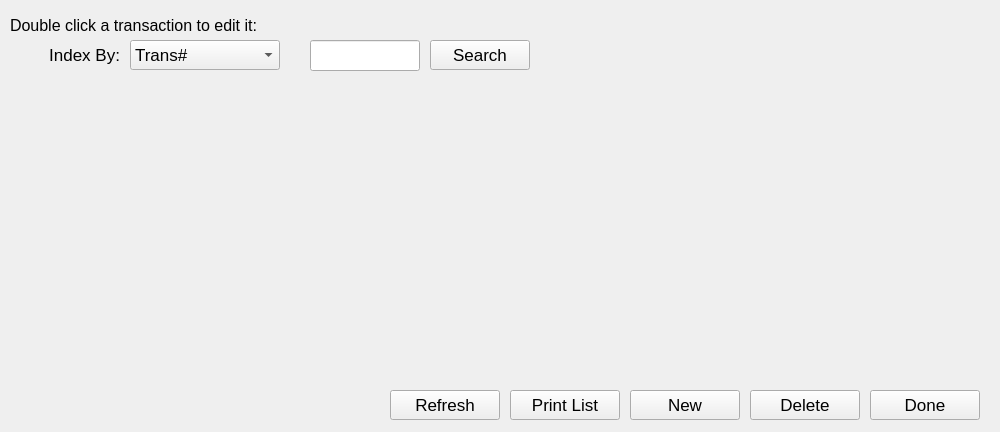
<?xml version="1.0" encoding="UTF-8"?>
<ui version="4.0">
 <class>TransactionBrowser</class>
 <widget class="QDialog" name="TransactionBrowser">
  <property name="windowModality">
   <enum>Qt::ApplicationModal</enum>
  </property>
  <property name="geometry">
   <rect>
    <x>0</x>
    <y>0</y>
    <width>1000</width>
    <height>432</height>
   </rect>
  </property>
  <property name="maximumSize">
   <size>
    <width>1000</width>
    <height>760</height>
   </size>
  </property>
  <property name="font">
   <font>
    <pointsize>13</pointsize>
   </font>
  </property>
  <property name="windowTitle">
   <string>Transaction Browser</string>
  </property>
  <widget class="QLabel" name="textLabel1">
   <property name="geometry">
    <rect>
     <x>10</x>
     <y>10</y>
     <width>848</width>
     <height>30</height>
    </rect>
   </property>
   <property name="font">
    <font>
     <pointsize>12</pointsize>
    </font>
   </property>
   <property name="text">
    <string>Double click a transaction to edit it:</string>
   </property>
   <property name="wordWrap">
    <bool>false</bool>
   </property>
  </widget>
  <widget class="QLabel" name="textLabel1_2">
   <property name="geometry">
    <rect>
     <x>10</x>
     <y>40</y>
     <width>110</width>
     <height>30</height>
    </rect>
   </property>
   <property name="text">
    <string>Index By:</string>
   </property>
   <property name="alignment">
    <set>Qt::AlignRight|Qt::AlignTrailing|Qt::AlignVCenter</set>
   </property>
   <property name="wordWrap">
    <bool>false</bool>
   </property>
  </widget>
  <widget class="QLineEdit" name="searchEdit">
   <property name="geometry">
    <rect>
     <x>310</x>
     <y>40</y>
     <width>110</width>
     <height>31</height>
    </rect>
   </property>
  </widget>
  <widget class="QPushButton" name="searchButton">
   <property name="geometry">
    <rect>
     <x>430</x>
     <y>40</y>
     <width>100</width>
     <height>30</height>
    </rect>
   </property>
   <property name="text">
    <string>Search</string>
   </property>
   <property name="autoDefault">
    <bool>false</bool>
   </property>
  </widget>
  <widget class="QPushButton" name="printTransactionButton">
   <property name="geometry">
    <rect>
     <x>510</x>
     <y>390</y>
     <width>110</width>
     <height>30</height>
    </rect>
   </property>
   <property name="text">
    <string>Print List</string>
   </property>
   <property name="autoDefault">
    <bool>false</bool>
   </property>
  </widget>
  <widget class="QPushButton" name="buttRefresh">
   <property name="geometry">
    <rect>
     <x>390</x>
     <y>390</y>
     <width>110</width>
     <height>30</height>
    </rect>
   </property>
   <property name="text">
    <string>Refresh</string>
   </property>
   <property name="autoDefault">
    <bool>false</bool>
   </property>
  </widget>
  <widget class="Q3Table" name="transactionTable">
   <property name="geometry">
    <rect>
     <x>10</x>
     <y>100</y>
     <width>980</width>
     <height>280</height>
    </rect>
   </property>
   <property name="sizePolicy">
    <sizepolicy hsizetype="Ignored" vsizetype="Ignored">
     <horstretch>0</horstretch>
     <verstretch>0</verstretch>
    </sizepolicy>
   </property>
   <property name="resizePolicy">
    <enum>Q3ScrollView::Manual</enum>
   </property>
   <property name="vScrollBarMode">
    <enum>Q3ScrollView::AlwaysOn</enum>
   </property>
   <property name="numRows">
    <number>0</number>
   </property>
   <property name="numCols">
    <number>10</number>
   </property>
   <property name="sorting">
    <bool>false</bool>
   </property>
   <property name="selectionMode">
    <enum>Q3Table::SingleRow</enum>
   </property>
   <property name="focusStyle">
    <enum>Q3Table::FollowStyle</enum>
   </property>
   <column>
    <property name="text">
     <string>Number</string>
    </property>
   </column>
   <column>
    <property name="text">
     <string>Seller #</string>
    </property>
   </column>
   <column>
    <property name="text">
     <string>Buyer #</string>
    </property>
   </column>
   <column>
    <property name="text">
     <string>Head</string>
    </property>
   </column>
   <column>
    <property name="text">
     <string>Tot Wt.</string>
    </property>
   </column>
   <column>
    <property name="text">
     <string>Avg Wt.</string>
    </property>
   </column>
   <column>
    <property name="text">
     <string>Description</string>
    </property>
   </column>
   <column>
    <property name="text">
     <string>Bid Price</string>
    </property>
   </column>
   <column>
    <property name="text">
     <string>Amount</string>
    </property>
   </column>
   <column>
    <property name="text">
     <string>Pen</string>
    </property>
   </column>
  </widget>
  <widget class="QComboBox" name="indexCombo">
   <property name="geometry">
    <rect>
     <x>130</x>
     <y>40</y>
     <width>150</width>
     <height>30</height>
    </rect>
   </property>
   <item>
    <property name="text">
     <string>Trans#</string>
    </property>
   </item>
   <item>
    <property name="text">
     <string>Seller#</string>
    </property>
   </item>
   <item>
    <property name="text">
     <string>Buyer#</string>
    </property>
   </item>
   <item>
    <property name="text">
     <string>Head</string>
    </property>
   </item>
   <item>
    <property name="text">
     <string>Total Weight</string>
    </property>
   </item>
   <item>
    <property name="text">
     <string>Average Weight</string>
    </property>
   </item>
   <item>
    <property name="text">
     <string>Description</string>
    </property>
   </item>
   <item>
    <property name="text">
     <string>Price</string>
    </property>
   </item>
   <item>
    <property name="text">
     <string>Amount</string>
    </property>
   </item>
   <item>
    <property name="text">
     <string>Pen</string>
    </property>
   </item>
  </widget>
  <widget class="QPushButton" name="buttNew">
   <property name="geometry">
    <rect>
     <x>630</x>
     <y>390</y>
     <width>110</width>
     <height>30</height>
    </rect>
   </property>
   <property name="text">
    <string>New</string>
   </property>
   <property name="autoDefault">
    <bool>false</bool>
   </property>
  </widget>
  <widget class="QPushButton" name="buttDelete">
   <property name="geometry">
    <rect>
     <x>750</x>
     <y>390</y>
     <width>110</width>
     <height>30</height>
    </rect>
   </property>
   <property name="text">
    <string>Delete</string>
   </property>
   <property name="autoDefault">
    <bool>false</bool>
   </property>
  </widget>
  <widget class="QPushButton" name="buttDone">
   <property name="geometry">
    <rect>
     <x>870</x>
     <y>390</y>
     <width>110</width>
     <height>30</height>
    </rect>
   </property>
   <property name="text">
    <string>Done</string>
   </property>
   <property name="autoDefault">
    <bool>false</bool>
   </property>
   <property name="default">
    <bool>false</bool>
   </property>
  </widget>
 </widget>
 <layoutdefault spacing="6" margin="11"/>
 <pixmapfunction>qPixmapFromMimeSource</pixmapfunction>
 <customwidgets>
  <customwidget>
   <class>Q3Frame</class>
   <extends>QFrame</extends>
   <header>Qt3Support/Q3Frame</header>
   <container>1</container>
  </customwidget>
  <customwidget>
   <class>Q3Table</class>
   <extends>Q3Frame</extends>
   <header>q3table.h</header>
  </customwidget>
 </customwidgets>
 <tabstops>
  <tabstop>transactionTable</tabstop>
  <tabstop>buttDone</tabstop>
  <tabstop>buttDelete</tabstop>
  <tabstop>buttNew</tabstop>
  <tabstop>printTransactionButton</tabstop>
  <tabstop>buttRefresh</tabstop>
 </tabstops>
 <includes>
  <include location="local">types/transaction.h</include>
  <include location="local">dao/setupdao.h</include>
  <include location="local">dao/salemanager.h</include>
  <include location="local">dao/transactiondao.h</include>
 </includes>
 <resources/>
 <connections/>
</ui>
